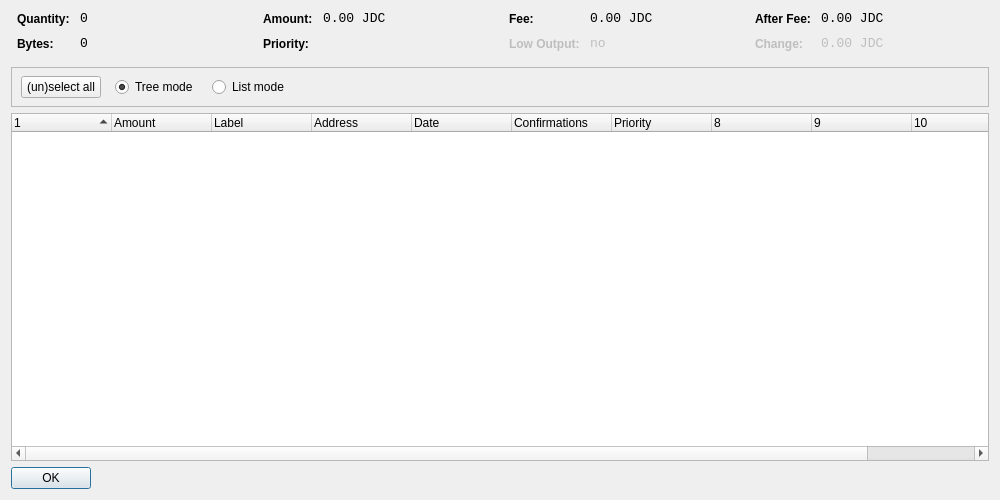
<?xml version="1.0" encoding="UTF-8"?>
<ui version="4.0">
 <class>CoinControlDialog</class>
 <widget class="QDialog" name="CoinControlDialog">
  <property name="geometry">
   <rect>
    <x>0</x>
    <y>0</y>
    <width>1000</width>
    <height>500</height>
   </rect>
  </property>
  <property name="windowTitle">
   <string>Coin Control</string>
  </property>
  <property name="styleSheet">
   <string notr="true">QTableView {background-color:rgb(69, 87, 96); color:white;}
QToolTip {background-color:#1f333e; color:white; border-style: none;}
</string>
  </property>
  <layout class="QVBoxLayout" name="verticalLayout">
   <item>
    <layout class="QHBoxLayout" name="horizontalLayoutTop" stretch="0,0,0,0">
     <property name="topMargin">
      <number>0</number>
     </property>
     <property name="bottomMargin">
      <number>10</number>
     </property>
     <item>
      <layout class="QFormLayout" name="formLayoutCoinControl1">
       <property name="horizontalSpacing">
        <number>10</number>
       </property>
       <property name="verticalSpacing">
        <number>10</number>
       </property>
       <property name="leftMargin">
        <number>6</number>
       </property>
       <property name="rightMargin">
        <number>6</number>
       </property>
       <item row="0" column="0">
        <widget class="QLabel" name="labelCoinControlQuantityText">
         <property name="styleSheet">
          <string notr="true">font-weight:bold;</string>
         </property>
         <property name="text">
          <string>Quantity:</string>
         </property>
        </widget>
       </item>
       <item row="0" column="1">
        <widget class="QLabel" name="labelCoinControlQuantity">
         <property name="font">
          <font>
           <family>Monospace</family>
           <pointsize>10</pointsize>
          </font>
         </property>
         <property name="cursor">
          <cursorShape>IBeamCursor</cursorShape>
         </property>
         <property name="contextMenuPolicy">
          <enum>Qt::ActionsContextMenu</enum>
         </property>
         <property name="text">
          <string>0</string>
         </property>
         <property name="textInteractionFlags">
          <set>Qt::LinksAccessibleByMouse|Qt::TextSelectableByKeyboard|Qt::TextSelectableByMouse</set>
         </property>
        </widget>
       </item>
       <item row="1" column="0">
        <widget class="QLabel" name="labelCoinControlBytesText">
         <property name="styleSheet">
          <string notr="true">font-weight:bold;</string>
         </property>
         <property name="text">
          <string>Bytes:</string>
         </property>
        </widget>
       </item>
       <item row="1" column="1">
        <widget class="QLabel" name="labelCoinControlBytes">
         <property name="font">
          <font>
           <family>Monospace</family>
           <pointsize>10</pointsize>
          </font>
         </property>
         <property name="cursor">
          <cursorShape>IBeamCursor</cursorShape>
         </property>
         <property name="contextMenuPolicy">
          <enum>Qt::ActionsContextMenu</enum>
         </property>
         <property name="text">
          <string>0</string>
         </property>
         <property name="textInteractionFlags">
          <set>Qt::LinksAccessibleByMouse|Qt::TextSelectableByKeyboard|Qt::TextSelectableByMouse</set>
         </property>
        </widget>
       </item>
      </layout>
     </item>
     <item>
      <layout class="QFormLayout" name="formLayoutCoinControl2">
       <property name="horizontalSpacing">
        <number>10</number>
       </property>
       <property name="verticalSpacing">
        <number>10</number>
       </property>
       <property name="leftMargin">
        <number>6</number>
       </property>
       <property name="rightMargin">
        <number>6</number>
       </property>
       <item row="0" column="0">
        <widget class="QLabel" name="labelCoinControlAmountText">
         <property name="styleSheet">
          <string notr="true">font-weight:bold;</string>
         </property>
         <property name="text">
          <string>Amount:</string>
         </property>
        </widget>
       </item>
       <item row="0" column="1">
        <widget class="QLabel" name="labelCoinControlAmount">
         <property name="font">
          <font>
           <family>Monospace</family>
           <pointsize>10</pointsize>
          </font>
         </property>
         <property name="cursor">
          <cursorShape>IBeamCursor</cursorShape>
         </property>
         <property name="contextMenuPolicy">
          <enum>Qt::ActionsContextMenu</enum>
         </property>
         <property name="text">
          <string>0.00 JDC</string>
         </property>
         <property name="textInteractionFlags">
          <set>Qt::LinksAccessibleByMouse|Qt::TextSelectableByKeyboard|Qt::TextSelectableByMouse</set>
         </property>
        </widget>
       </item>
       <item row="1" column="0">
        <widget class="QLabel" name="labelCoinControlPriorityText">
         <property name="styleSheet">
          <string notr="true">font-weight:bold;</string>
         </property>
         <property name="text">
          <string>Priority:</string>
         </property>
        </widget>
       </item>
       <item row="1" column="1">
        <widget class="QLabel" name="labelCoinControlPriority">
         <property name="font">
          <font>
           <family>Monospace</family>
           <pointsize>10</pointsize>
          </font>
         </property>
         <property name="cursor">
          <cursorShape>IBeamCursor</cursorShape>
         </property>
         <property name="contextMenuPolicy">
          <enum>Qt::ActionsContextMenu</enum>
         </property>
         <property name="text">
          <string/>
         </property>
         <property name="textInteractionFlags">
          <set>Qt::LinksAccessibleByMouse|Qt::TextSelectableByKeyboard|Qt::TextSelectableByMouse</set>
         </property>
        </widget>
       </item>
      </layout>
     </item>
     <item>
      <layout class="QFormLayout" name="formLayoutCoinControl3">
       <property name="horizontalSpacing">
        <number>10</number>
       </property>
       <property name="verticalSpacing">
        <number>10</number>
       </property>
       <property name="leftMargin">
        <number>6</number>
       </property>
       <property name="rightMargin">
        <number>6</number>
       </property>
       <item row="0" column="0">
        <widget class="QLabel" name="labelCoinControlFeeText">
         <property name="styleSheet">
          <string notr="true">font-weight:bold;</string>
         </property>
         <property name="text">
          <string>Fee:</string>
         </property>
        </widget>
       </item>
       <item row="0" column="1">
        <widget class="QLabel" name="labelCoinControlFee">
         <property name="font">
          <font>
           <family>Monospace</family>
           <pointsize>10</pointsize>
          </font>
         </property>
         <property name="cursor">
          <cursorShape>IBeamCursor</cursorShape>
         </property>
         <property name="contextMenuPolicy">
          <enum>Qt::ActionsContextMenu</enum>
         </property>
         <property name="text">
          <string>0.00 JDC</string>
         </property>
         <property name="textInteractionFlags">
          <set>Qt::LinksAccessibleByMouse|Qt::TextSelectableByKeyboard|Qt::TextSelectableByMouse</set>
         </property>
        </widget>
       </item>
       <item row="1" column="0">
        <widget class="QLabel" name="labelCoinControlLowOutputText">
         <property name="enabled">
          <bool>false</bool>
         </property>
         <property name="styleSheet">
          <string notr="true">font-weight:bold;</string>
         </property>
         <property name="text">
          <string>Low Output:</string>
         </property>
        </widget>
       </item>
       <item row="1" column="1">
        <widget class="QLabel" name="labelCoinControlLowOutput">
         <property name="enabled">
          <bool>false</bool>
         </property>
         <property name="font">
          <font>
           <family>Monospace</family>
           <pointsize>10</pointsize>
          </font>
         </property>
         <property name="cursor">
          <cursorShape>IBeamCursor</cursorShape>
         </property>
         <property name="contextMenuPolicy">
          <enum>Qt::ActionsContextMenu</enum>
         </property>
         <property name="text">
          <string>no</string>
         </property>
         <property name="textInteractionFlags">
          <set>Qt::LinksAccessibleByMouse|Qt::TextSelectableByKeyboard|Qt::TextSelectableByMouse</set>
         </property>
        </widget>
       </item>
      </layout>
     </item>
     <item>
      <layout class="QFormLayout" name="formLayoutCoinControl4">
       <property name="horizontalSpacing">
        <number>10</number>
       </property>
       <property name="verticalSpacing">
        <number>10</number>
       </property>
       <property name="leftMargin">
        <number>6</number>
       </property>
       <property name="rightMargin">
        <number>6</number>
       </property>
       <item row="0" column="0">
        <widget class="QLabel" name="labelCoinControlAfterFeeText">
         <property name="styleSheet">
          <string notr="true">font-weight:bold;</string>
         </property>
         <property name="text">
          <string>After Fee:</string>
         </property>
        </widget>
       </item>
       <item row="0" column="1">
        <widget class="QLabel" name="labelCoinControlAfterFee">
         <property name="font">
          <font>
           <family>Monospace</family>
           <pointsize>10</pointsize>
          </font>
         </property>
         <property name="cursor">
          <cursorShape>IBeamCursor</cursorShape>
         </property>
         <property name="contextMenuPolicy">
          <enum>Qt::ActionsContextMenu</enum>
         </property>
         <property name="text">
          <string>0.00 JDC</string>
         </property>
         <property name="textInteractionFlags">
          <set>Qt::LinksAccessibleByMouse|Qt::TextSelectableByKeyboard|Qt::TextSelectableByMouse</set>
         </property>
        </widget>
       </item>
       <item row="1" column="0">
        <widget class="QLabel" name="labelCoinControlChangeText">
         <property name="enabled">
          <bool>false</bool>
         </property>
         <property name="styleSheet">
          <string notr="true">font-weight:bold;</string>
         </property>
         <property name="text">
          <string>Change:</string>
         </property>
        </widget>
       </item>
       <item row="1" column="1">
        <widget class="QLabel" name="labelCoinControlChange">
         <property name="enabled">
          <bool>false</bool>
         </property>
         <property name="font">
          <font>
           <family>Monospace</family>
           <pointsize>10</pointsize>
          </font>
         </property>
         <property name="cursor">
          <cursorShape>IBeamCursor</cursorShape>
         </property>
         <property name="contextMenuPolicy">
          <enum>Qt::ActionsContextMenu</enum>
         </property>
         <property name="text">
          <string>0.00 JDC</string>
         </property>
         <property name="textInteractionFlags">
          <set>Qt::LinksAccessibleByMouse|Qt::TextSelectableByKeyboard|Qt::TextSelectableByMouse</set>
         </property>
        </widget>
       </item>
      </layout>
     </item>
    </layout>
   </item>
   <item>
    <widget class="QFrame" name="frame">
     <property name="minimumSize">
      <size>
       <width>0</width>
       <height>40</height>
      </size>
     </property>
     <property name="frameShape">
      <enum>QFrame::StyledPanel</enum>
     </property>
     <property name="frameShadow">
      <enum>QFrame::Sunken</enum>
     </property>
     <widget class="QWidget" name="horizontalLayoutWidget">
      <property name="geometry">
       <rect>
        <x>10</x>
        <y>0</y>
        <width>781</width>
        <height>41</height>
       </rect>
      </property>
      <layout class="QHBoxLayout" name="horizontalLayoutPanel" stretch="0,0,0,0">
       <property name="spacing">
        <number>14</number>
       </property>
       <item>
        <widget class="QPushButton" name="pushButtonSelectAll">
         <property name="sizePolicy">
          <sizepolicy hsizetype="Maximum" vsizetype="Fixed">
           <horstretch>0</horstretch>
           <verstretch>0</verstretch>
          </sizepolicy>
         </property>
         <property name="text">
          <string>(un)select all</string>
         </property>
        </widget>
       </item>
       <item>
        <widget class="QRadioButton" name="radioTreeMode">
         <property name="sizePolicy">
          <sizepolicy hsizetype="Maximum" vsizetype="Fixed">
           <horstretch>0</horstretch>
           <verstretch>0</verstretch>
          </sizepolicy>
         </property>
         <property name="text">
          <string>Tree mode</string>
         </property>
         <property name="checked">
          <bool>true</bool>
         </property>
        </widget>
       </item>
       <item>
        <widget class="QRadioButton" name="radioListMode">
         <property name="sizePolicy">
          <sizepolicy hsizetype="Maximum" vsizetype="Fixed">
           <horstretch>0</horstretch>
           <verstretch>0</verstretch>
          </sizepolicy>
         </property>
         <property name="text">
          <string>List mode</string>
         </property>
        </widget>
       </item>
       <item>
        <spacer name="horizontalSpacer">
         <property name="orientation">
          <enum>Qt::Horizontal</enum>
         </property>
         <property name="sizeHint" stdset="0">
          <size>
           <width>40</width>
           <height>20</height>
          </size>
         </property>
        </spacer>
       </item>
      </layout>
     </widget>
    </widget>
   </item>
   <item>
    <widget class="CoinControlTreeWidget" name="treeWidget">
     <property name="contextMenuPolicy">
      <enum>Qt::CustomContextMenu</enum>
     </property>
     <property name="sortingEnabled">
      <bool>false</bool>
     </property>
     <property name="columnCount">
      <number>11</number>
     </property>
     <attribute name="headerShowSortIndicator" stdset="0">
      <bool>true</bool>
     </attribute>
     <attribute name="headerStretchLastSection">
      <bool>false</bool>
     </attribute>
     <column>
      <property name="text">
       <string/>
      </property>
     </column>
     <column>
      <property name="text">
       <string>Amount</string>
      </property>
     </column>
     <column>
      <property name="text">
       <string>Label</string>
      </property>
     </column>
     <column>
      <property name="text">
       <string>Address</string>
      </property>
     </column>
     <column>
      <property name="text">
       <string>Date</string>
      </property>
     </column>
     <column>
      <property name="text">
       <string>Confirmations</string>
      </property>
      <property name="toolTip">
       <string>Confirmed</string>
      </property>
     </column>
     <column>
      <property name="text">
       <string>Priority</string>
      </property>
     </column>
     <column>
      <property name="text">
       <string/>
      </property>
     </column>
     <column>
      <property name="text">
       <string/>
      </property>
     </column>
     <column>
      <property name="text">
       <string/>
      </property>
     </column>
     <column>
      <property name="text">
       <string/>
      </property>
     </column>
    </widget>
   </item>
   <item>
    <widget class="QDialogButtonBox" name="buttonBox">
     <property name="sizePolicy">
      <sizepolicy hsizetype="Maximum" vsizetype="Fixed">
       <horstretch>0</horstretch>
       <verstretch>0</verstretch>
      </sizepolicy>
     </property>
     <property name="orientation">
      <enum>Qt::Horizontal</enum>
     </property>
     <property name="standardButtons">
      <set>QDialogButtonBox::Ok</set>
     </property>
    </widget>
   </item>
  </layout>
 </widget>
 <customwidgets>
  <customwidget>
   <class>CoinControlTreeWidget</class>
   <extends>QTreeWidget</extends>
   <header>coincontroltreewidget.h</header>
  </customwidget>
 </customwidgets>
 <resources/>
 <connections/>
</ui>
